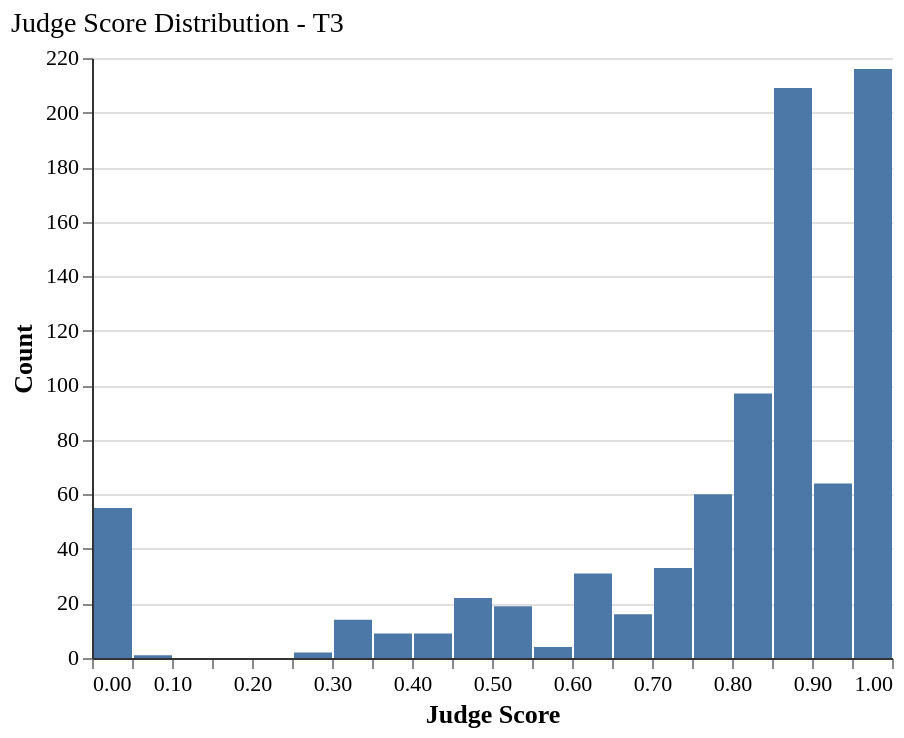

The specification (Vega-Lite) saved for this image:
### Vega-Lite specification from a JSON file in a GitHub repository (floating-point values rounded to 4 significant figures; data arrays with more than 128 entries replaced by an {"elided": "..."} marker saying what was removed)
{"config": {"font": "serif", "axis": {"labelFontSize": 11, "titleFontSize": 13, "gridColor": "#e0e0e0", "domainColor": "#333333"}, "legend": {"labelFontSize": 11, "titleFontSize": 12}, "title": {"fontSize": 14, "anchor": "start", "fontWeight": "normal"}, "view": {"stroke": null, "continuousWidth": 400, "continuousHeight": 300}, "mark": {"tooltip": true}}, "data": {"name": "data-aae8aefc01e24888e006b9c20ebc9e88"}, "mark": {"type": "bar"}, "encoding": {"x": {"bin": {"step": 0.05}, "field": "judge_score", "title": "Judge Score", "type": "quantitative"}, "y": {"aggregate": "count", "title": "Count", "type": "quantitative"}}, "height": 300, "title": "Judge Score Distribution - T3", "width": 400, "$schema": "https://vega.github.io/schema/vega-lite/v6.1.0.json", "datasets": {"data-aae8aefc01e24888e006b9c20ebc9e88": {"elided": "861 records"}}}
